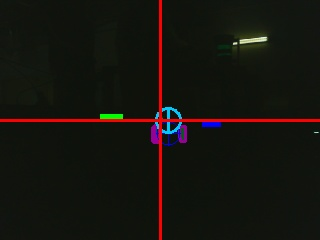
#> input picture gearpegpics/10.jpg, 320 x 240 px, given in place of the camera
$ python grip.py
#> lines starting #> are read from the running program, lines starting #| are printed output that depends on the picture; after the words box and inside, x2 and y2 are one past the last pixel; in counts of white or black regions, pixels touching at a corner belong together
#> in get_image, im is the input picture: shape (240, 320, 3); mean B, G, R 14.8, 20.3, 21.9
import cv2
import numpy
import math
import argparse
import sys


parser = argparse.ArgumentParser(description='WOPR-JR Vision processing')
parser.add_argument('-c', '--camera', type=int, default=0, help='camera port')
parser.add_argument('-show', '--show', action='store_true', help='show processed image')
parser.add_argument('-p', '--publish', action='store_true', help='publish to networktables')
parser.add_argument('-ip', '--address', type=str, default="roboRIO-3966-frc.local", help='publish to networktables')
parser.add_argument('-s', '--size', type=int, nargs=2, default=[160, 120], help='camera port')
args = parser.parse_args()

if args.publish:
	from networktables import NetworkTables
	NetworkTables.initialize(server=args.address)
	sd = NetworkTables.getTable("SmartDashboard")

hueMin = 73.26
hueMax = 120.20
satMin = 95.09
satMax = 140.78
lumMin = 100
lumMax = 250


# TODO: Test best value
blur = (6, 6)

def contourCenter(contour):
	try:
		mu = cv2.moments(contour, False)
		return ( mu["m10"]/mu["m00"] , mu["m01"]/mu["m00"] )
	except:
		return (0, 0)

def twoLargestContours(contours):
	idx1, idx2, area1, area2 = 0, 0, -1, -1
	for i in range(0, len(contours)):
		areai = cv2.contourArea(contours[i])
		if (areai > area1):
			area2 = area1
			idx2 = idx1

			area1 = areai
			idx1 = i
		elif (areai > area2):
			area2 = areai
			idx2 = i
	return (idx1, idx2)

def process(source0):
	"""
	Runs the pipeline and sets all outputs to new values.
	"""
	# Step Blur0:
	source0 = cv2.blur(source0, blur)
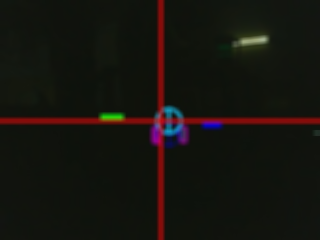
#> source0: shape (240, 320, 3); mean of channels 0, 1, 2 14.9, 20.3, 21.9; drawn as B, G, R

	source0 = cv2.cvtColor(source0, cv2.COLOR_BGR2HLS)
#> source0: shape (240, 320, 3); mean of channels 0, 1, 2 45.2, 19.9, 60.7
	source0 = cv2.inRange(source0, (hueMin, lumMin, satMin),  (hueMax, lumMax, satMax))
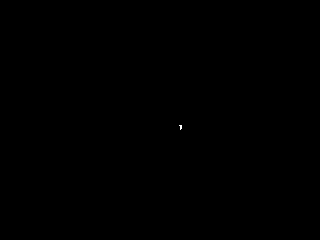
#> source0: shape (240, 320); 0.01% white in thin lines or dots, all inside (x1, y1, x2, y2) = (179, 125, 182, 130)

	contours, hier = cv2.findContours(source0, mode=cv2.RETR_EXTERNAL, method=cv2.CHAIN_APPROX_SIMPLE)
#> contours = 1 item
	return contours

camera = cv2.VideoCapture(args.camera)


#camera.set_exposure_auto(0)

camera.set(3,args.size[0])
camera.set(4,args.size[1])

def get_image():
	retval, im = camera.read()
	return im

st, et = 0, 0

import time

while True:
	st = time.time()

	camera_capture = get_image()
	if args.show:
		outputim = camera_capture.copy()

	contours = process(camera_capture)
#> contours = 1 item

	if contours is None:
		contours = []

	center = [-1, -1]
	if len(contours) >= 2:
		contours = [contours[j] for j in twoLargestContours(contours)]
		centers = [contourCenter(j) for j in contours]
		center = (int((centers[0][0] + centers[1][0])//2), int((centers[0][1] + centers[1][1])//2))

		if args.show:
			cv2.drawContours(outputim,contours,0,(255,0,0), 1)
			cv2.drawContours(outputim,contours,1,(255,0,0), 1)
			cv2.circle(outputim, center, 1, (255, 0, 0), 2)
	if args.show:
		cv2.imshow('img', outputim)
	k = cv2.waitKey(1)
#> (key Esc is pressed here)


	et = time.time()
	if args.publish:
		sd.putString("GearPegString", str(center))

	print ("FPS: %f" % (1.0 / (et - st)))
	print ("center: (%d, %d)" % (center[0], center[1]))
	sys.stdout.flush()

$ run again, on gearpegpics/100.jpg
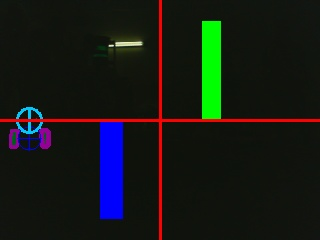
#> input picture gearpegpics/100.jpg, 320 x 240 px, given in place of the camera
#> in get_image, im is the input picture: shape (240, 320, 3); mean B, G, R 21.6, 25, 21.3
#> in process, `source0 = cv2.blur(source0, blur)`:
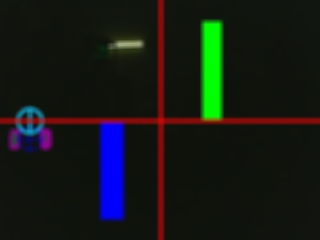
#> source0: shape (240, 320, 3); mean of channels 0, 1, 2 21.6, 25, 21.3; drawn as B, G, R
#> in process, `contours, hier = cv2.findContours(source0, mode=cv2.RETR_EXTERNAL, met..`: contours = 2 contours, all with area under 20
#> the loop in twoLargestContours, `for i in range(0, len(contours)):` made 2 passes
#> (areai, area2, idx2, area1, idx1) on pass 1: (1, -1, 0, 1, 0)
#> after the loop in twoLargestContours, `for i in range(0, len(contours)):`: area1 = 1; area2 = 0.5; idx1 = 0; idx2 = 1
#> centers = [(19.5, 130), (40.33, 128.3)]
#> center = (29, 129)
#| center: (29, 129)

$ run again, on gearpegpics/109.jpg
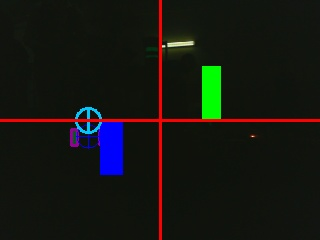
#> input picture gearpegpics/109.jpg, 320 x 240 px, given in place of the camera
#> in get_image, im is the input picture: shape (240, 320, 3); mean B, G, R 18.1, 22.6, 21.3
#> in process, `source0 = cv2.blur(source0, blur)`:
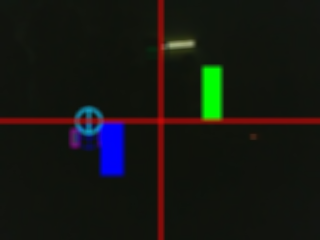
#> source0: shape (240, 320, 3); mean of channels 0, 1, 2 18.1, 22.6, 21.3; drawn as B, G, R
#> in process, `contours, hier = cv2.findContours(source0, mode=cv2.RETR_EXTERNAL, met..`: contours = 2 contours, all with area under 20
#> the loop in twoLargestContours, `for i in range(0, len(contours)):` made 2 passes
#> (areai, area2, idx2, area1, idx1) on pass 1: (2, -1, 0, 2, 0)
#> after the loop in twoLargestContours, `for i in range(0, len(contours)):`: area1 = 2; area2 = 0; idx2 = 1
#> centers = [(78, 129.5), (0, 0)]
#> center = (39, 64)
#| center: (39, 64)
